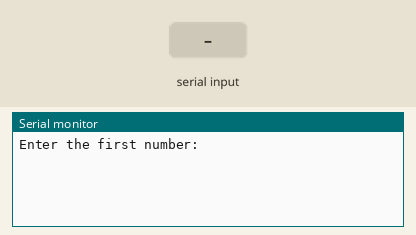
Simulated run of this sketch. Board: Arduino Uno, built with avr-gcc and run on an emulated ATmega328P. On the bench: the last lines printed to the serial monitor. The test bench sets the inputs (shaded band).

Above: at 1.2 s.
1.3 s: "90,45\n" received over Serial
At 2.1 s:
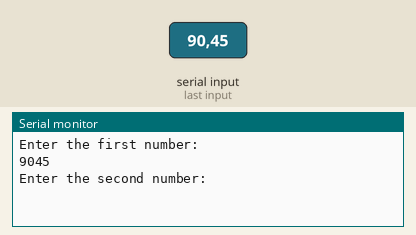
2.8 s: "30,150\n" received over Serial
At 3.8 s:
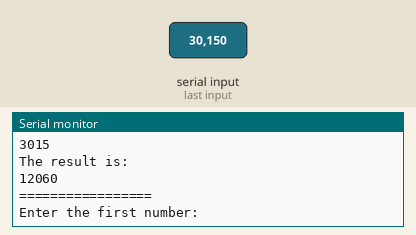

Measured:
- after the input at 1.3 s, the serial monitor: prints a new line at once (image 1)
- after the input at 2.8 s, the serial monitor: prints a new line at once (image 2)

The sketch:

Problem1.ino.ino
```cpp
int x, y; // variables to store the numbers to be added
int idx;  // the index to navigate our input string
char inputstr[4]; // the input string (increased size for larger numbers)

// Function declarations
int getNumber();
void clearSerialBuffer();

void setup()
{
  Serial.begin(9600);
}

void loop()
{
  Serial.println();

  Serial.println("Enter the first number: ");
  x = getNumber();
  clearSerialBuffer();
  Serial.println(x);

  Serial.println("Enter the second number: ");
  y = getNumber();
  clearSerialBuffer();
  Serial.println(y);

  Serial.println("The result is: ");
  Serial.println(x + y);

  Serial.println("=================");

}

int getNumber(){
  idx = 0;
  while(true){
    if(Serial.available()){
      char ch = Serial.read();
      if(ch == '\n' || ch == '\r'){  // Stop at Enter/newline
        break;
      }
      if(ch >= '0' && ch <= '9'){  // Only accept digits
        if(idx < 4) {  // Keep one space for null terminator
          inputstr[idx++] = ch;
        }
      }
    }
  }
  inputstr[idx] = '\0';
  return atoi(inputstr);
}

void clearSerialBuffer() {
  while (Serial.available() > 0) {
    Serial.read();
  }
}
```
